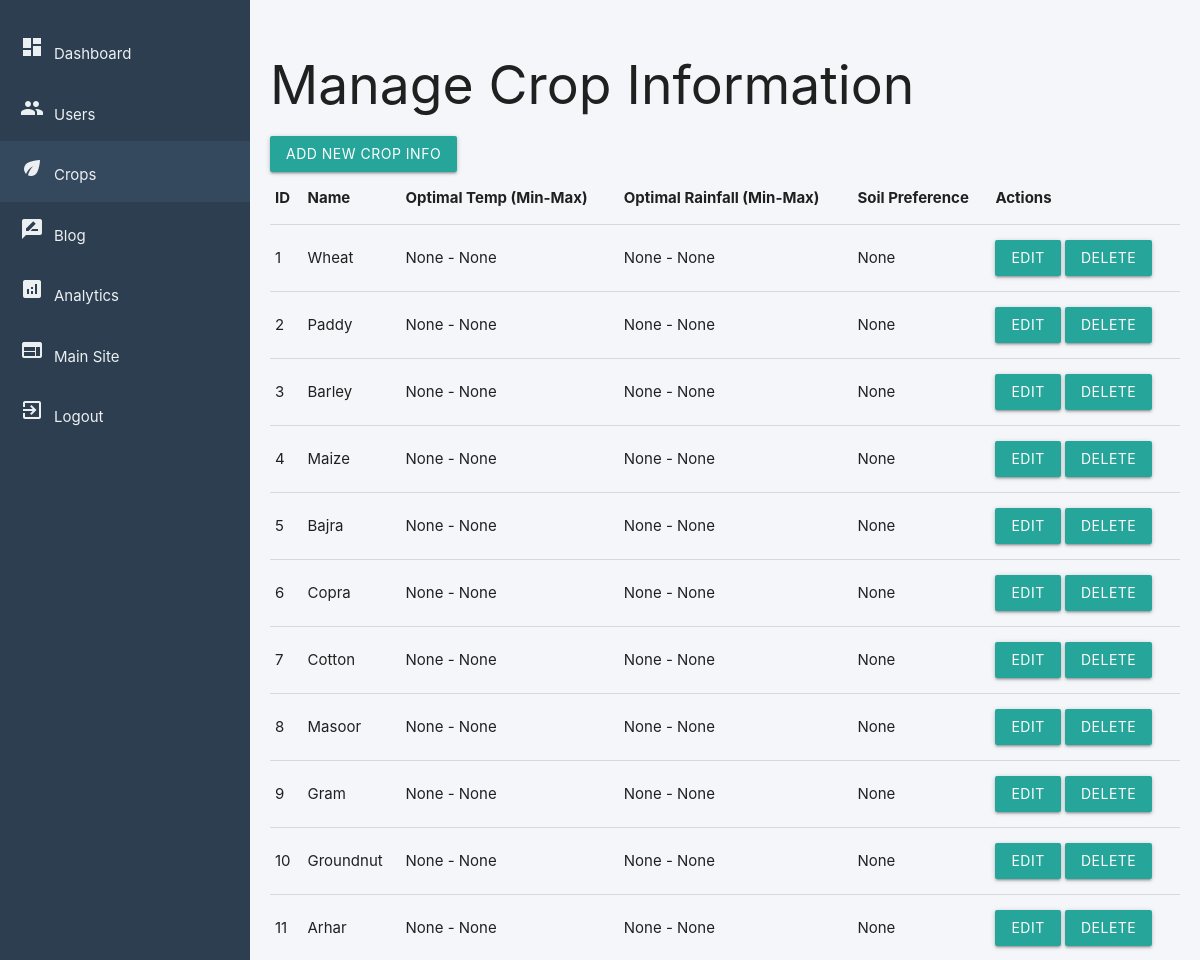
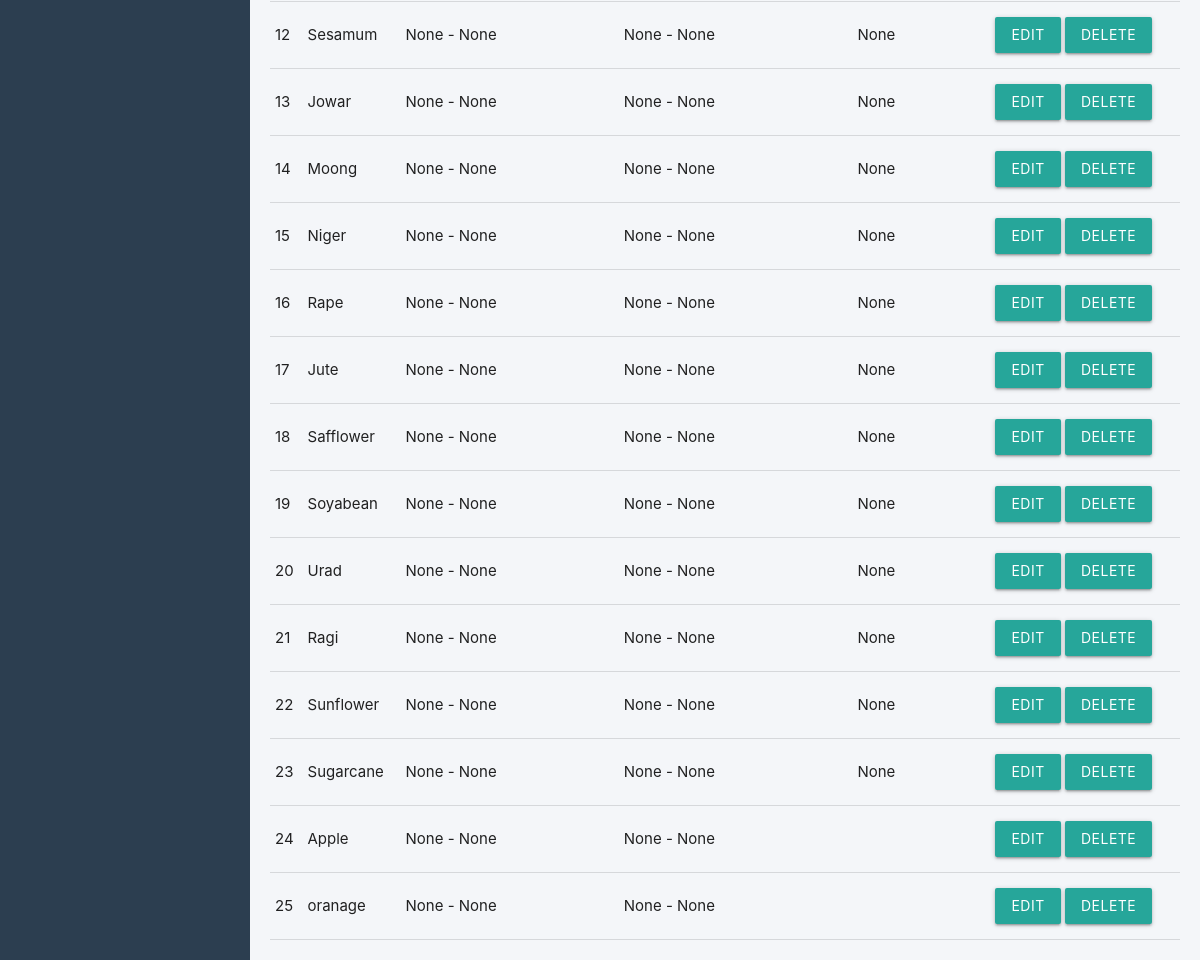
Page /admin/crop_info (signed in) on the committed database (2 pictures, top to bottom).
### app.py (models this page shows)
class CropInfo(db.Model):
    id = db.Column(db.Integer, primary_key=True)
    name = db.Column(db.String(80), unique=True, nullable=False)
    optimal_temp_min = db.Column(db.Float, nullable=True)
    optimal_temp_max = db.Column(db.Float, nullable=True)
    optimal_rainfall_min = db.Column(db.Float, nullable=True)
    optimal_rainfall_max = db.Column(db.Float, nullable=True)
    soil_preference = db.Column(db.String(120), nullable=True)
    fertilizer_recommendation = db.Column(db.Text, nullable=True)
    pest_control_recommendation = db.Column(db.Text, nullable=True)
    image_url = db.Column(db.String(200), nullable=True)
    prime_loc = db.Column(db.String(500), nullable=True)
    type_c = db.Column(db.String(50), nullable=True)
    export_countries = db.Column(db.String(500), nullable=True)

### app.py (the view)
@app.route('/admin/crop_info')
def admin_crop_info():
    if 'user_id' not in session or not session.get('is_admin'):
        return redirect(url_for('login'))
    crops_db = CropInfo.query.all()
    return render_template('admin_crop_info.html', crops=crops_db)

### templates/admin_crop_info.html (shortened to what this page needs)
{% extends "admin_base.html" %}
{% block content %}
<div class="admin-container">
    <div class="sidebar">
        <a href="{{ url_for('admin_dashboard') }}"><i class="material-icons">dashboard</i>Dashboard</a>
        <a href="{{ url_for('admin_users') }}"><i class="material-icons">people</i>Users</a>
        <a href="{{ url_for('admin_crop_info') }}" class="active"><i class="material-icons">eco</i>Crops</a>
        <a href="{{ url_for('blog') }}"><i class="material-icons">rate_review</i>Blog</a>
        <a href="{{ url_for('admin_analytics') }}"><i class="material-icons">analytics</i>Analytics</a>
        <a href="{{ url_for('index') }}"><i class="material-icons">web</i>Main Site</a>
        <a href="{{ url_for('logout') }}"><i class="material-icons">exit_to_app</i>Logout</a>
    </div>
    <div class="main-content">
        <h2>Manage Crop Information</h2>
        <a href="{{ url_for('admin_add_crop_info') }}" class="btn btn-success mb-3">Add New Crop Info</a>
        <table class="table table-striped">
            <thead>
                <tr>
                    <th>ID</th>
                    <th>Name</th>
                    <th>Optimal Temp (Min-Max)</th>
                    <th>Optimal Rainfall (Min-Max)</th>
                    <th>Soil Preference</th>
                    <th>Actions</th>
                </tr>
            </thead>
            <tbody>
                {% for crop in crops %}
                <tr>
                    <td>{{ crop.id }}</td>
                    <td>{{ crop.name }}</td>
                    <td>{{ crop.optimal_temp_min }} - {{ crop.optimal_temp_max }}</td>
                    <td>{{ crop.optimal_rainfall_min }} - {{ crop.optimal_rainfall_max }}</td>
                    <td>{{ crop.soil_preference }}</td>
                    <td>
                        <a href="{{ url_for('admin_edit_crop_info', crop_id=crop.id) }}" class="btn btn-primary btn-sm">Edit</a>
                        <form action="{{ url_for('admin_delete_crop_info', crop_id=crop.id) }}" method="POST" style="display:inline;">
                            <button type="submit" class="btn btn-danger btn-sm" onclick="return confirm('Are you sure you want to delete this crop info?')">Delete</button>
                        </form>
                    </td>
                </tr>
                {% endfor %}
            </tbody>
        </table>
    </div>
</div>
{% endblock %}

### static/admin_style.css (style rules this page uses)
.admin-container { display: flex; min-height: 100vh; }
.sidebar { width: 250px; background: #2c3e50; color: #ecf0f1; display: flex; flex-direction: column; padding-top: 20px; }
.sidebar a { color: #ecf0f1; padding: 15px 20px; text-decoration: none; display: block; transition: background 0.3s; }
.sidebar a:hover, .sidebar a.active { background: #34495e; }
.sidebar a i { margin-right: 10px; }
.main-content { flex-grow: 1; padding: 20px; background: #f4f6f9; }

### rows in the picture
CropInfo: id "1", name "Wheat", optimal_temp_min "None", optimal_temp_max "None", optimal_rainfall_min "None", optimal_rainfall_max "None", soil_preference "None"
CropInfo: id "2", name "Paddy", optimal_temp_min "None", optimal_temp_max "None", optimal_rainfall_min "None", optimal_rainfall_max "None", soil_preference "None"
CropInfo: id "3", name "Barley", optimal_temp_min "None", optimal_temp_max "None", optimal_rainfall_min "None", optimal_rainfall_max "None", soil_preference "None"
CropInfo: id "4", name "Maize", optimal_temp_min "None", optimal_temp_max "None", optimal_rainfall_min "None", optimal_rainfall_max "None", soil_preference "None"
CropInfo: id "5", name "Bajra", optimal_temp_min "None", optimal_temp_max "None", optimal_rainfall_min "None", optimal_rainfall_max "None", soil_preference "None"
CropInfo: id "6", name "Copra", optimal_temp_min "None", optimal_temp_max "None", optimal_rainfall_min "None", optimal_rainfall_max "None", soil_preference "None"
CropInfo: id "7", name "Cotton", optimal_temp_min "None", optimal_temp_max "None", optimal_rainfall_min "None", optimal_rainfall_max "None", soil_preference "None"
CropInfo: id "8", name "Masoor", optimal_temp_min "None", optimal_temp_max "None", optimal_rainfall_min "None", optimal_rainfall_max "None", soil_preference "None"
CropInfo: id "9", name "Gram", optimal_temp_min "None", optimal_temp_max "None", optimal_rainfall_min "None", optimal_rainfall_max "None", soil_preference "None"
CropInfo: id "10", name "Groundnut", optimal_temp_min "None", optimal_temp_max "None", optimal_rainfall_min "None", optimal_rainfall_max "None", soil_preference "None"
CropInfo: id "11", name "Arhar", optimal_temp_min "None", optimal_temp_max "None", optimal_rainfall_min "None", optimal_rainfall_max "None", soil_preference "None"
CropInfo: id "12", name "Sesamum", optimal_temp_min "None", optimal_temp_max "None", optimal_rainfall_min "None", optimal_rainfall_max "None", soil_preference "None"
CropInfo: id "13", name "Jowar", optimal_temp_min "None", optimal_temp_max "None", optimal_rainfall_min "None", optimal_rainfall_max "None", soil_preference "None"
CropInfo: id "14", name "Moong", optimal_temp_min "None", optimal_temp_max "None", optimal_rainfall_min "None", optimal_rainfall_max "None", soil_preference "None"
CropInfo: id "15", name "Niger", optimal_temp_min "None", optimal_temp_max "None", optimal_rainfall_min "None", optimal_rainfall_max "None", soil_preference "None"
CropInfo: id "16", name "Rape", optimal_temp_min "None", optimal_temp_max "None", optimal_rainfall_min "None", optimal_rainfall_max "None", soil_preference "None"
CropInfo: id "17", name "Jute", optimal_temp_min "None", optimal_temp_max "None", optimal_rainfall_min "None", optimal_rainfall_max "None", soil_preference "None"
CropInfo: id "18", name "Safflower", optimal_temp_min "None", optimal_temp_max "None", optimal_rainfall_min "None", optimal_rainfall_max "None", soil_preference "None"
CropInfo: id "19", name "Soyabean", optimal_temp_min "None", optimal_temp_max "None", optimal_rainfall_min "None", optimal_rainfall_max "None", soil_preference "None"
CropInfo: id "20", name "Urad", optimal_temp_min "None", optimal_temp_max "None", optimal_rainfall_min "None", optimal_rainfall_max "None", soil_preference "None"
CropInfo: id "21", name "Ragi", optimal_temp_min "None", optimal_temp_max "None", optimal_rainfall_min "None", optimal_rainfall_max "None", soil_preference "None"
CropInfo: id "22", name "Sunflower", optimal_temp_min "None", optimal_temp_max "None", optimal_rainfall_min "None", optimal_rainfall_max "None", soil_preference "None"
CropInfo: id "23", name "Sugarcane", optimal_temp_min "None", optimal_temp_max "None", optimal_rainfall_min "None", optimal_rainfall_max "None", soil_preference "None"
CropInfo: id "24", name "Apple", optimal_temp_min "None", optimal_temp_max "None", optimal_rainfall_min "None", optimal_rainfall_max "None"
CropInfo: id "25", name "oranage", optimal_temp_min "None", optimal_temp_max "None", optimal_rainfall_min "None", optimal_rainfall_max "None"
